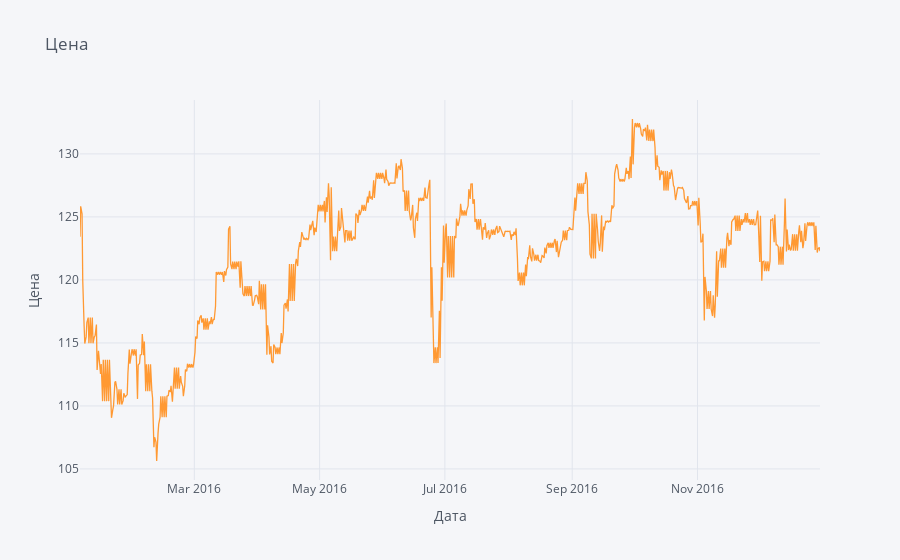

Notebook source saved alongside this figure:
### Code cell
cf.go_offline()

full_data['numb'].iplot(title='Цена', xTitle='Дата', yTitle='Цена')

### Figure 1 — Plotly figure (JSON) as saved in the notebook; plotly's stock layout.template omitted (floating-point values rounded to 4 significant figures; data arrays with more than 128 entries replaced by an {"elided": "..."} marker saying what was removed)
{"data": [{"line": {"color": "rgba(255, 153, 51, 1.0)", "dash": "solid", "shape": "linear", "width": 1.3}, "mode": "lines", "name": "numb", "text": "", "type": "scatter", "x": {"elided": "722 str values"}, "y": {"elided": "722 float values"}}], "layout": {"legend": {"bgcolor": "#F5F6F9", "font": {"color": "#4D5663"}}, "paper_bgcolor": "#F5F6F9", "plot_bgcolor": "#F5F6F9", "title": {"font": {"color": "#4D5663"}, "text": "Цена"}, "xaxis": {"gridcolor": "#E1E5ED", "showgrid": true, "tickfont": {"color": "#4D5663"}, "title": {"font": {"color": "#4D5663"}, "text": "Дата"}, "zerolinecolor": "#E1E5ED"}, "yaxis": {"gridcolor": "#E1E5ED", "showgrid": true, "tickfont": {"color": "#4D5663"}, "title": {"font": {"color": "#4D5663"}, "text": "Цена"}, "zerolinecolor": "#E1E5ED"}}}
